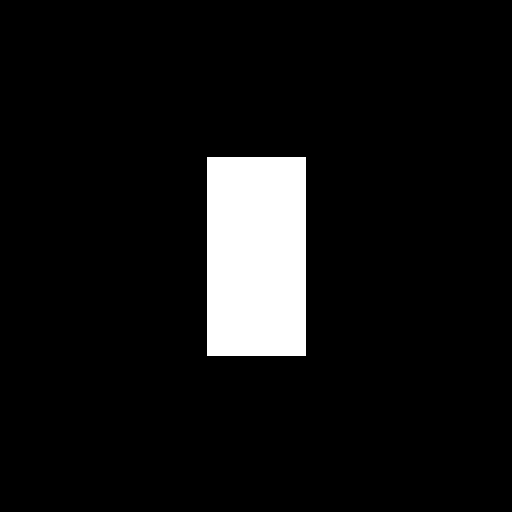
Frame 1 (no input)
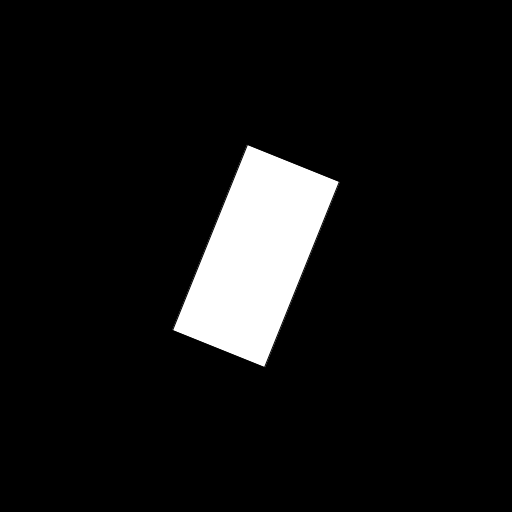
Frame 60 (the mouse pressed at the canvas centre just before this capture)
Frame 120 (the mouse held since frame 60 and released just before this capture): identical to frame 60, image omitted

The Processing sketch that drew these frames (run headless with seeded random() and noise(); from frame 60 on, the mouse is pressed at the canvas centre):

// Processing sketch: exercice4
// ── exercice4.pde
float acceleration = 0.0;
float rotationSpeed = 0.1; 

void setup() {
	size(512, 512);	
	fill(255);
	rectMode(CENTER);
}

void draw() {
	background(0);

	acceleration = map(mouseX, 0, width, -0.1, 0.1);
	rotationSpeed +=acceleration;

	translate(width/2, height/2);
	rotate(rotationSpeed);
	rect(0, 0, 100, 200);	
}
